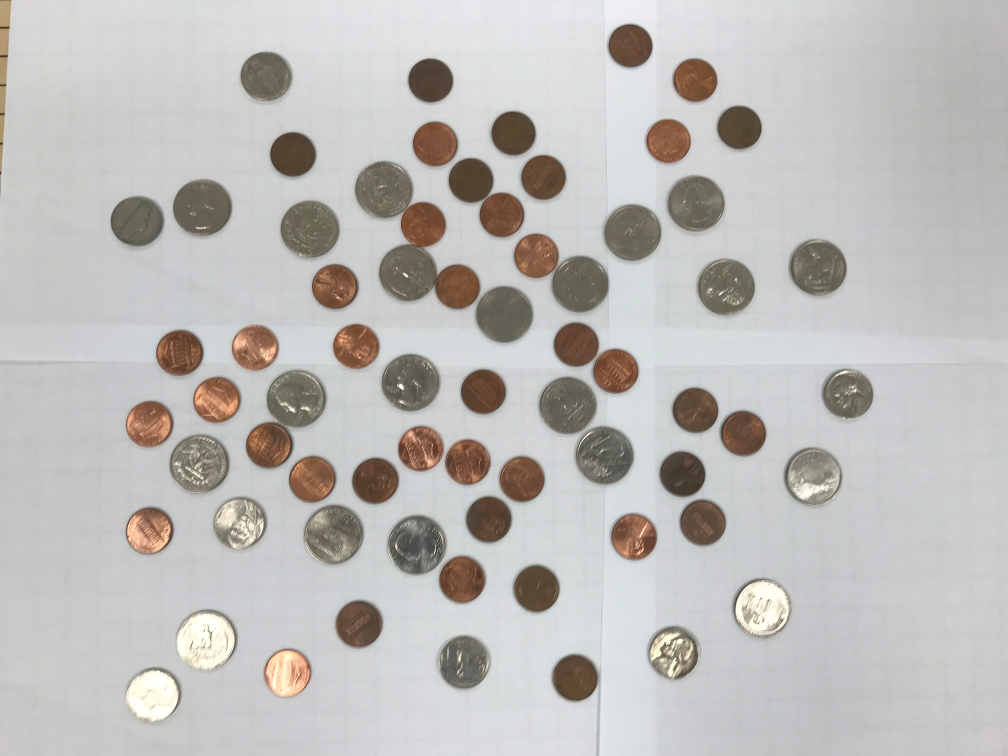
//> input picture Coins2/coins.jpg, 4032 x 3024 px (shown at 1/4 size)
$ ./coins   (built with g++ and OpenCV 4)
//> lines starting //> are read from the running program, lines starting //| are printed output that depends on the picture
#include "opencv2/highgui/highgui.hpp"
#include "opencv2/imgproc/imgproc.hpp"
#include <iostream>
#include <stdio.h>
#include <vector>

using namespace cv;
using namespace std;

int main(){
	Mat src;
	Mat image;
	src = imread("coins.jpg", 1);
//> src is the input picture: 3024 rows x 4032 cols, CV_8UC3; mean B, G, R 185.6, 188.2, 190.1
	cvtColor(src, image, CV_BGR2GRAY);
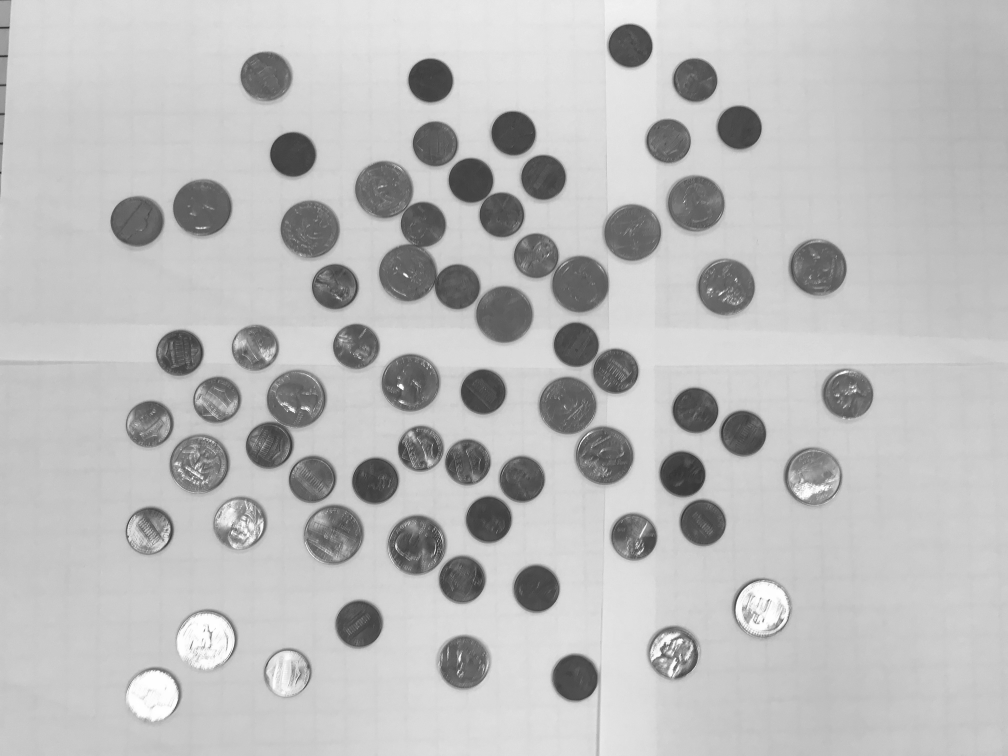
//> image: 3024 rows x 4032 cols, CV_8UC1 (shown at 1/4 size); min 10, max 255, mean 188.4
	GaussianBlur(image, image, Size(9,9), 2, 2);
	vector<Vec3f> circles;

	int p=0;
	int n=0;
	int q=0;
	HoughCircles(image, circles, CV_HOUGH_GRADIENT, 1, 20, 90, 90, 20, 450);
//> circles = 39 circles (x, y, radius), first 12: [2972.5, 1735.5, 90.1], [1883.5, 721.5, 88.4], [1932.5, 1568.5, 89.6], [2272.5, 1622.5, 114.6], [1641.5, 1531.5, 115.1], [2006.5, 858.5, 89.4], [1338.5, 1148.5, 91.7], [2087.5, 1919.5, 90.2], [2521.5, 183.5, 87.4], [1073.5, 1784.5, 90.5], [2782.5, 1641.5, 91.1], [2305.5, 1378.5, 89.3]
	int minRadius = INT_MAX;
	for(int i=0; i<circles.size(); i++){
		if(cvRound(circles[i][2]) < minRadius){
			minRadius = cvRound(circles[i][2]);
		}
	}
//> this loop made 39 passes
//> minRadius on passes 1, 2, 9: 90, 88, 87
//> after the loop, minRadius = 87
	for(int i=0; i<circles.size(); i++){
		Point center(cvRound(circles[i][0]), cvRound(circles[i][1]));
		int radius=cvRound(circles[i][2]);
		double ratio = (1.0*radius)/minRadius;
		if(ratio<1.13){
			p++;
			circle(src, center, radius, Scalar(0,0,255), 3, 8, 0);
		}
		else if(ratio<1.23){
			n++;
			circle(src, center, radius, Scalar(0,255,0), 3, 8, 0);
		}
		else{
			q++;
			circle(src, center, radius, Scalar(255,0,0), 3, 8, 0);
		}
		circle(src, center, 3, Scalar(0,255,0), -1, 8, 0);
	}
//> this loop made 39 passes
//> (center, radius, ratio, n) on passes 17, 21: (Point(3254, 1906), 105, 1.21, 1), (Point(600, 2126), 99, 1.14, 2)
//> (center, radius, ratio) on passes 1 to 6: (Point(2972, 1736), 90, 1.03), (Point(1884, 722), 88, 1.01), (Point(1932, 1568), 90, 1.03), (Point(2272, 1622), 115, 1.32), (Point(1642, 1532), 115, 1.32), (Point(2006, 858), 89, 1.02)
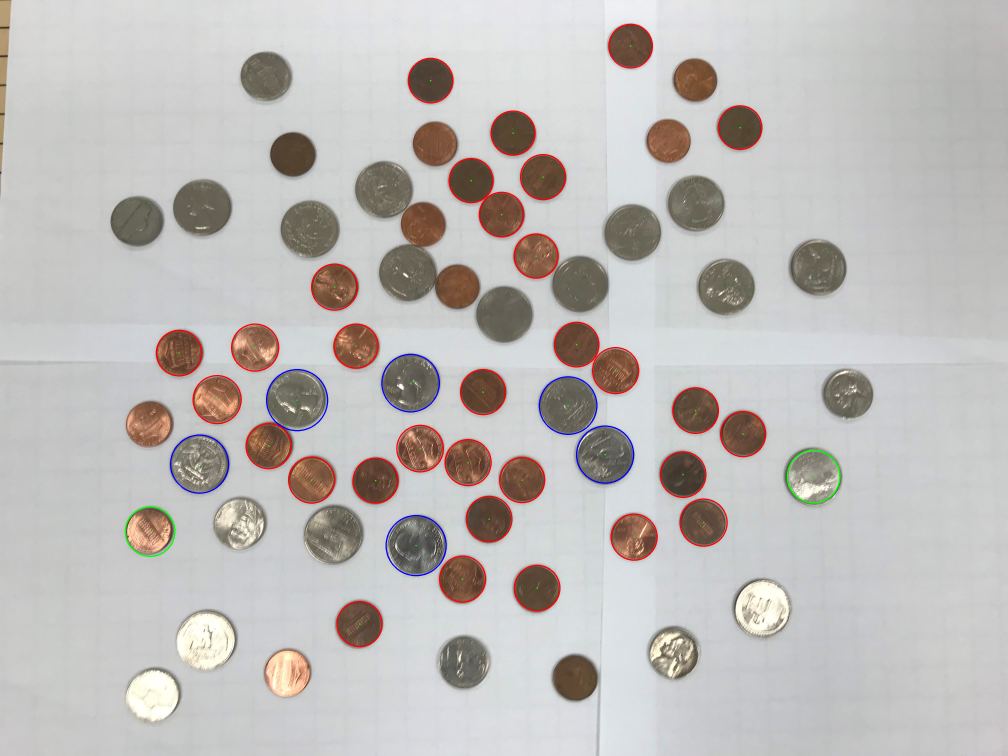
//> src: 3024 rows x 4032 cols, CV_8UC3 (shown at 1/4 size); mean B, G, R 184.8, 187.1, 190.6
//> after the loop, p = 31; n = 2; q = 6
	cout << "There are " << p <<" pennies, " << n << " nickels, and " << q << "quarters" << endl;
//| There are 31 pennies, 2 nickels, and 6quarters
	cout << "The total value is $" << 0.01*p+0.05*n+0.25*q << endl;
//| The total value is $1.91
	imwrite("traced.jpg", src);
	return 0;
}
